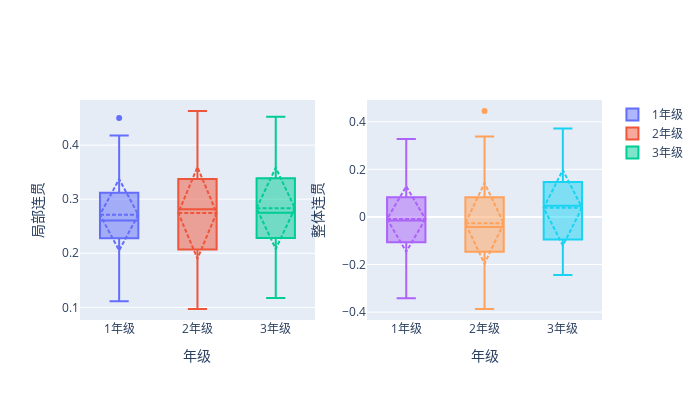

The cell this chart's notebook holds for it:
### Code cell
from untils import plot_boxplots_by_grade2

plot_boxplots_by_grade2('宏观叙事-语篇连贯性', tmp_df, 2)
